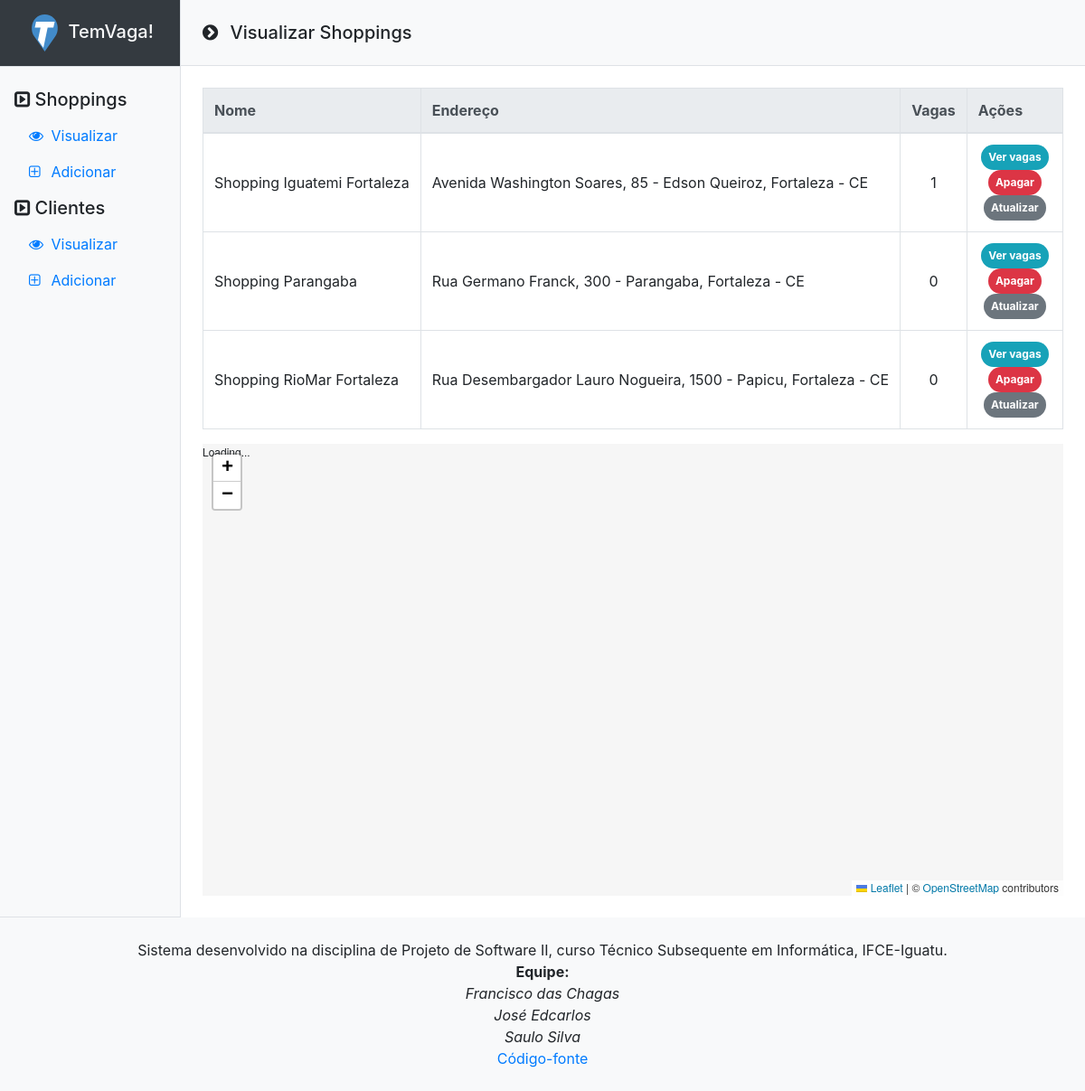
The app's page /estacionamento/?redir=ok with its own data.
### tables this page shows
CREATE TABLE `shoppings` (
  `shopping_id` int NOT NULL,
  `shopping_nome` varchar(70) NOT NULL,
  `shopping_endereco` text NOT NULL
);

### estacionamento/controllers/shoppings_controller.php (called while the page is built, shortened)
<?php
class ShoppingsController {
    public function show() {
        $shoppings  = Shopping::all();
        $totalVagas = "Shopping::allLots";
        require_once("views/shoppings/show.php");
    }
}

### estacionamento/routes.php (called while the page is built, shortened)
<?php
function call($controller, $action) {
	switch ($controller) {
		case 'shoppings':
			require_once("models/shopping.php");
			$controller = new ShoppingsController();
			break;
	}
	$controller->{$action}();
}
call($controller, $action);
?>

### estacionamento/index.php (called while the page is built, shortened)
<?php
require_once("utils.php");
require_once("views/layout.php");

### estacionamento/models/shopping.php (called while the page is built, shortened)
<?php
class Shopping {
    public static function all() {
        $list = [];
        $db = Db::getInstance();
        $req = $db->query("SELECT * FROM shoppings");
        foreach($req->fetchAll() as $shopping) {
            $list[] = new Shopping($shopping['shopping_id'], $shopping['shopping_nome'], $shopping['shopping_endereco']);
        }
        return $list;
    }
    public static function allLots($id) {
        $db = Db::getInstance();
        $id = intval($id);
        $req = $db->prepare('SELECT COUNT(*) AS total FROM vagas WHERE shopping_id=:id');
        $req->execute(array('id' => $id));
        $count = $req->fetch()['total'];
        return $count;
    }
}
?>

### estacionamento/utils.php (called while the page is built, shortened)
<?php
function geocode($address, $name){
    $address = urlencode($address);
    $email = getenv('GEOCODE_EMAIL');
    $url = "http://nominatim.openstreetmap.org/?format=json&addressdetails=1&q={$address}&format=json&limit=1&email={$email}";
    $opts = array('http'=>array('header'=>"User-Agent: StevesCleverAddressScript 3.7.6\r\n"));
    $context = stream_context_create($opts);
    $resp_json = file_get_contents($url, false, $context);
    $resp = json_decode($resp_json, true);
    if(!empty($resp)) {
        return array(floatval($resp[0]['lat']), floatval($resp[0]['lon']), $name);
    } else {
        return array();
    }
}
?>

### estacionamento/views/shoppings/show.php (the view, shortened to what this page needs)
<h1 class="h5 m-0 p-4 bg-light border-bottom">
    <i class="fa fa-chevron-circle-right d-inline-block mr-2"></i> Visualizar Shoppings
</h1>
<div class="p-4"><div class="table-responsive">
    <table class="table table-bordered table-hover">
        <thead class="thead-light">
            <tr>
                <th>Nome</th>
                <th style="width:100px">Endereço</th>
                <th>Vagas</th>
                <th>Ações</th>
            </tr>
        </thead>
        <tbody>
<?php
foreach ($shoppings as $shopping):
    $id      = $shopping->id;
    $name    = $shopping->nome;
    $address = $shopping->endereco;
?>
            <tr>
            <td class="align-middle text-truncate" title="<?php echo $name ?>"><?php echo $name; ?></td>
            <td class="align-middle text-truncate"><?php echo $address; ?></td>
            <td class="align-middle text-center"><?php echo $totalVagas($id); ?></td>
            <td class="align-middle text-center">
                <a
                href="index.php?controller=vagas&action=show&shopping_id=<?php echo $id; ?>"
                class="badge badge-pill badge-info p-2">Ver vagas</a>
                <a
                href="#"
                data-href="index.php?controller=shoppings&action=delete&shopping_id=<?php echo $id; ?>"
                class="action_delete badge badge-pill badge-danger p-2"
                data-toggle="modal"
                data-target="#confirm-delete">Apagar</a>
                <a
                href="index.php?controller=shoppings&action=update&shopping_id=<?php echo $id; ?>"
                class="badge badge-pill badge-secondary p-2">Atualizar</a>
            </td>
            </tr>
<?php endforeach; ?>
        </tbody>
    </table>
</div>
<div id="mapid">Loading...</div>
</div>

### estacionamento/static/css/default.css (style rules this page uses)
table { width: 100%; }

### estacionamento/views/layout.php (style rules this page uses)
#mapid { height: 500px; background: #f6f6f6; }

### records on screen
shoppings: shopping_nome "Shopping Iguatemi Fortaleza", address "Avenida Washington Soares, 85 - Edson Queiroz, Fortaleza - CE", shopping_id "1"
shoppings: shopping_nome "Shopping Parangaba", address "Rua Germano Franck, 300 - Parangaba, Fortaleza - CE", id "0"
shoppings: shopping_nome "Shopping RioMar Fortaleza", address "Rua Desembargador Lauro Nogueira, 1500 - Papicu, Fortaleza - CE", id "0"
